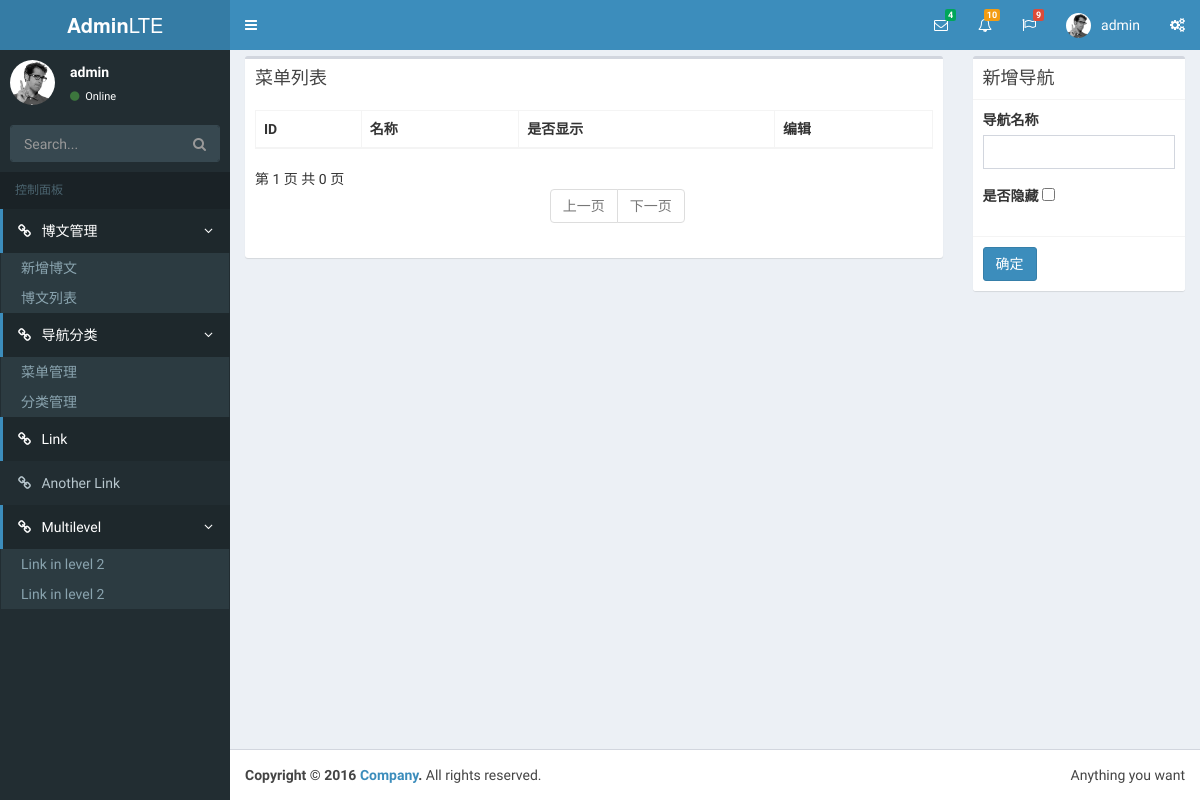
/admin/menu/ (signed in), run on an earlier commit of the app's database.
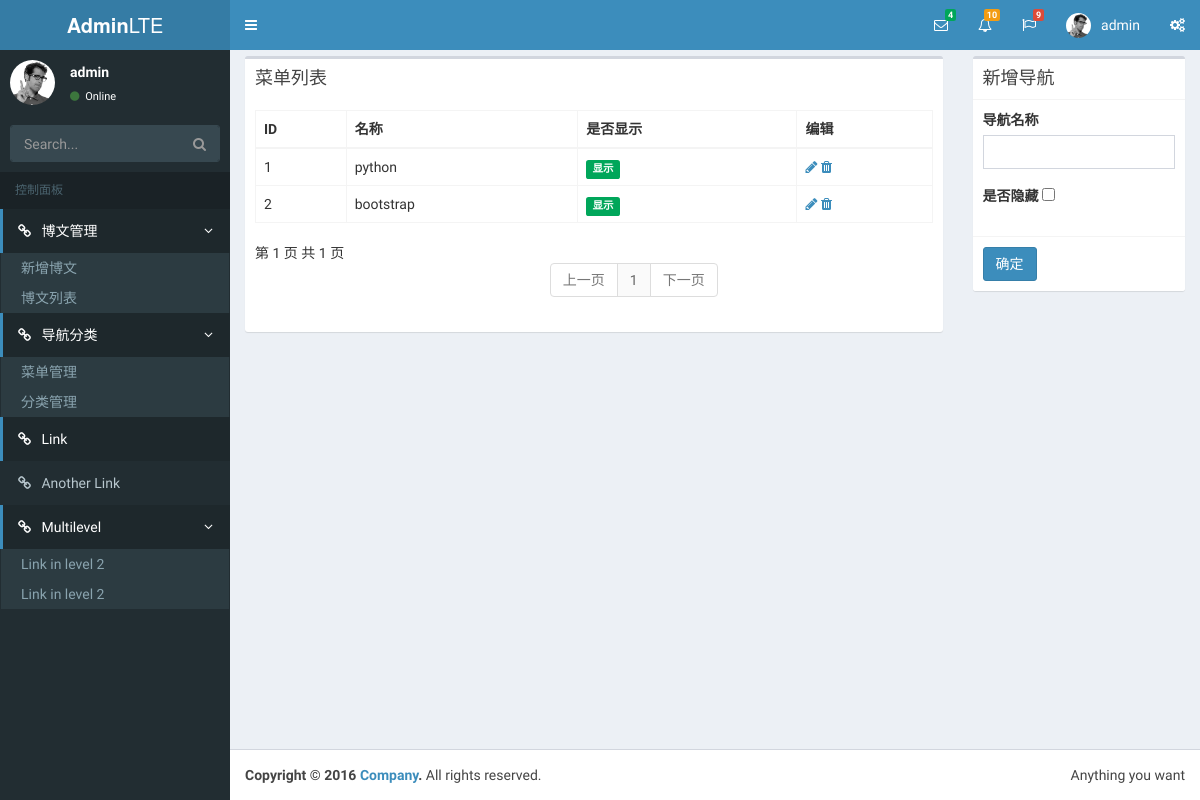
And on a later commit of the database.
### app/models.py (models this page shows, shortened)
class User(db.Model, UserMixin):
    __tablename__ = 'user'
    id = db.Column(db.Integer, primary_key=True)
    posts = db.relationship('Post',backref='author',lazy='dynamic')
    userName = db.Column(db.String(32))
    email = db.Column(db.String(64), unique=True, index=True)
    password_hash = db.Column(db.String(128))
    @property
    def password(self):
        raise AttributeError(u'该属性只读')

class Menus(db.Model):
    __tablename__ = 'menus'
    id = db.Column(db.Integer, primary_key=True)
    menucategory = db.relationship('Category', backref='menus', lazy='dynamic')
    menuName = db.Column(db.String(24), unique=True, index=True, nullable=False)
    orderNo = db.Column(db.Integer)
    visible = db.Column(db.Boolean, default=False)

### app/admin/views.py (the view)
@admin.route('/menu/')
@admin.route('/menu/<int:page>')
@login_required
def menu_list(page=1):
    menulst = Menus.query.order_by(Menus.orderNo).paginate(page, per_page=10)
    addmenuform = AddMenuForm()
    return render_template('admin/menu.html', menulst=menulst,
                           addmenuform=addmenuform)

### app/templates/admin/menu.html (shortened to what this page needs)
{% extends 'admin/admin-base.html' %}
{% import 'admin/_macro.html' as helper %}
{% block content %}
    <div class="row">
        <div class="col-md-9">
            <div class="box">
                <div class="box-header">
                    <h3 class="box-title">菜单列表</h3>
                </div>
                <div class="box-body">
                    <div id="example2_wrapper"
                         class="dataTables_wrapper form-inline dt-bootstrap">
                        <div class="row">
                            <div class="col-sm-6"></div>
                            <div class="col-sm-6"></div>
                        </div>
                        <div class="row">
                            <div class="col-sm-12">
                                <table id="example2"
                                       class="table table-bordered table-hover dataTable"
                                       role="grid"
                                       aria-describedby="example2_info">
                                    <thead>
                                    <tr role="row">
                                        <th class="sorting_asc" tabindex="0"
                                            aria-controls="example2" rowspan="1"
                                            colspan="1" aria-sort="ascending"
                                            aria-label="Rendering engine: activate to sort column descending">
                                            ID
                                        </th>
                                        <th class="sorting" tabindex="0"
                                            aria-controls="example2" rowspan="1"
                                            colspan="1"
                                            aria-label="Browser: activate to sort column ascending">
                                            名称
                                        </th>
                                        <th class="sorting" tabindex="0"
                                            aria-controls="example2" rowspan="1"
                                            colspan="1"
                                            aria-label="Platform(s): activate to sort column ascending">
                                            是否显示
                                        </th>
                                        <th class="sorting" tabindex="0"
                                            aria-controls="example2" rowspan="1"
                                            colspan="1"
                                            aria-label="Engine version: activate to sort column ascending">
                                            编辑
                                        </th>
                                    </tr>
                                    </thead>
                                    <tbody>
                                    {% for menu in menulst.items %}
                                        <tr role="row" class="{{ loop.cycle('odd','even') }}">
                                            <td class="sorting_1">{{ menu.id }}</td>
                                            <td>{{ menu.menuName }}</td>
                                            <td><span
                                                    class="label label-{{ 'warning' if menu.visible else 'success' }}">{{ '隐藏' if menu.visible else '显示' }}</span>
                                            </td>
                                            <td>
                                                <a href="{{ url_for('admin.menu_edit',id=menu.id) }}" title="修改"><i
                                                        class="fa fa-pencil"></i></a>
                                                <a onclick="delMenu('{{ url_for('admin.menu_del',id=menu.id) }}')"><i
                                                        class="fa fa-trash"></i></a>
                                            </td>
                                        </tr>
                                    {% endfor %}
                                    </tbody>
                                </table>
                            </div>
                        </div>
                        {{ helper.render_pagination(menulst,'.menu_list') }}
                    </div>
                </div>
            </div>
        </div>
        <div class="col-md-3">
            <div class="box box-default">
                <div class="box-header with-border">
                    <h3 class="box-title">新增导航</h3>
                </div>
                <form action="{{ url_for('admin.menu_add') }}" method="POST" role="form">
                    <div class="box-body">
                        <div class="form-group">
                            {{ addmenuform.menuname.label() }}
                            {{ addmenuform.menuname(class_="form-control") }}
                        </div>
                        <div class="form-group">
                            {{ addmenuform.visibled.label() }}
                            {{ addmenuform.visibled() }}
                        </div>
                    </div>
                    <div class="box-footer">
                        {{ addmenuform.submit(class_="btn btn-primary") }}
                    </div>
                </form>
            </div>
        </div>
    </div>
{% endblock %}

### app/templates/admin/admin-base.html (shortened to what this page needs)
<!DOCTYPE html>
<html>
<head>
    <link rel="stylesheet"
          href="{{ url_for('static',filename='bootstrap/css/bootstrap.min.css') }}">
    <link rel="stylesheet"
          href="https://cdnjs.cloudflare.com/ajax/libs/font-awesome/4.5.0/css/font-awesome.min.css">
    <link rel="stylesheet"
          href="https://cdnjs.cloudflare.com/ajax/libs/ionicons/2.0.1/css/ionicons.min.css">
    <link rel="stylesheet"
          href="{{ url_for('static',filename="dist/css/AdminLTE.min.css") }}">
    <link rel="stylesheet"
          href="{{ url_for('static',filename="dist/css/skins/skin-blue.min.css") }}">
</head>
<body class="hold-transition skin-blue sidebar-mini">
<div class="wrapper">
    <header class="main-header">
        <a href="index2.html" class="logo">
            <span class="logo-lg"><b>Admin</b>LTE</span>
        </a>
        <nav class="navbar navbar-fixed-top" role="navigation">
            <a href="#" class="sidebar-toggle" data-toggle="offcanvas"
               role="button">
            </a>
            <div class="navbar-custom-menu">
                <ul class="nav navbar-nav">
                    <li class="dropdown messages-menu">
                        <a href="#" class="dropdown-toggle"
                           data-toggle="dropdown">
                            <i class="fa fa-envelope-o"></i>
                            <span class="label label-success">4</span>
                        </a>
                    </li>
                    <li class="dropdown notifications-menu">
                        <a href="#" class="dropdown-toggle"
                           data-toggle="dropdown">
                            <i class="fa fa-bell-o"></i>
                            <span class="label label-warning">10</span>
                        </a>
                    </li>
                    <li class="dropdown tasks-menu">
                        <a href="#" class="dropdown-toggle"
                           data-toggle="dropdown">
                            <i class="fa fa-flag-o"></i>
                            <span class="label label-danger">9</span>
                        </a>
                    </li>
                    {% if current_user.is_authenticated %}
                        <li class="dropdown user user-menu">
                            <a href="#" class="dropdown-toggle"
                               data-toggle="dropdown">
                                <img src="{{ url_for('static',filename="dist/img/user2-160x160.jpg") }}"
                                     class="user-image" alt="User Image">
                                <span class="hidden-xs">{{ current_user.userName }}</span>
                            </a>
                        </li>
                    {% endif %}
                    <li>
                        <a href="#" data-toggle="control-sidebar"><i
                                class="fa fa-gears"></i></a>
                    </li>
                </ul>
            </div>
        </nav>
    </header>
    <aside class="main-sidebar">
        <section class="sidebar">
            <div class="user-panel">
                <div class="pull-left image">
                    <img src="{{ url_for('static',filename="dist/img/user2-160x160.jpg") }}"
                         class="img-circle" alt="User Image">
                </div>
                {% if current_user.is_authenticated %}
                    <div class="pull-left info">
                    <p>{{ current_user.userName }}</p>
                    <a href="#"><i class="fa fa-circle text-success"></i> Online</a>
                </div>
                {% endif %}
            </div>
            <form action="#" method="get" class="sidebar-form">
                <div class="input-group">
                    <input type="text" name="q" class="form-control"
                           placeholder="Search...">
                    <span class="input-group-btn">
                <button type="submit" name="search" id="search-btn"
                        class="btn btn-flat"><i class="fa fa-search"></i>
                </button>
              </span>
                </div>
            </form>
            <ul class="sidebar-menu">
                <li class="header">控制面板</li>
                <li class="treeview active">
                    <a href="#"><i class="fa fa-link"></i>
                        <span>博文管理</span>
                        <span class="pull-right-container">
              <i class="fa fa-angle-left pull-right"></i>
            </span>
                    </a>
                    <ul class="treeview-menu">
                        <li><a href="{{ url_for('admin.post_add') }}">新增博文</a>
                        </li>
                        <li><a href="{{ url_for('admin.post_list') }}">博文列表</a>
                        </li>
                    </ul>
                </li>
                <li class="treeview active">
                    <a href="#"><i class="fa fa-link"></i>
                        <span>导航分类</span>
                        <span class="pull-right-container">
              <i class="fa fa-angle-left pull-right"></i>
            </span>
                    </a>
                    <ul class="treeview-menu">
                        <li><a href="{{ url_for('admin.menu_list') }}">菜单管理</a></li>
                        <li>
                            <a href="{{ url_for('admin.category_list') }}">分类管理</a>
                        </li>
                    </ul>
                </li>
                <li class="active"><a href="#"><i class="fa fa-link"></i> <span>Link</span></a>
                </li>
                <li><a href="#"><i class="fa fa-link"></i>
                    <span>Another Link</span></a></li>
                <li class="treeview active">
                    <a href="#"><i class="fa fa-link"></i>
                        <span>Multilevel</span>
                        <span class="pull-right-container">
              <i class="fa fa-angle-left pull-right"></i>
            </span>
                    </a>
                    <ul class="treeview-menu">
                        <li><a href="#">Link in level 2</a></li>
                        <li><a href="#">Link in level 2</a></li>
                    </ul>
                </li>
            </ul>
        </section>
    </aside>
    <div class="content-wrapper">
        <section class="content-header">
            <h1>
                <small>Optional description</small>
            </h1>
            <ol class="breadcrumb">
                <li><a href="#"> Level</a></li>
                <li class="active">Here</li>
            </ol>
        </section>
        <section class="content">
            {% block content %}
            {% endblock %}
        </section>
    </div>
    <footer class="main-footer">
        <div class="pull-right hidden-xs">
            Anything you want
        </div>
        <strong>Copyright &copy; 2016 <a href="#">Company</a>.</strong> All
        rights reserved.
    </footer>
</div>
</body>
</html>

### app/templates/admin/_macro.html
{% macro render_pagination(pagination,endpoint) %}
    <div class="row">
        <div class="col-sm-5">
            <div class="dataTables_info" id="example2_info"
                 role="status" aria-live="polite">第 {{ pagination.page }} 页
                共 {{ pagination.pages }} 页
            </div>
        </div>
        <div class="col-sm-7">
            <div class="dataTables_paginate paging_simple_numbers"
                 id="example2_paginate">
                <ul class="pagination">
                    {% if pagination.has_prev %}
                        <li class="paginate_button previous"
                            id="example2_previous"><a href="{{ url_for(endpoint,page=pagination.prev_num) }}"
                                                      aria-controls="example2"
                                                      data-dt-idx="0"
                                                      tabindex="0">上一页</a>
                        </li>
                    {% else %}
                        <li class="paginate_button previous disabled"
                            id="example2_previous"><a href="#"
                                                      aria-controls="example2"
                                                      data-dt-idx="0"
                                                      tabindex="0">上一页</a>
                        </li>
                    {% endif %}
                    {% for page in pagination.iter_pages() %}
                        <li class="paginate_button {{ 'acitve' if pagination.page == page }}"><a
                                href="{{ url_for(endpoint,page=page) }}"
                                aria-controls="example2"
                                data-dt-idx="1"
                                tabindex="0">{{ page }}</a>
                        </li>
                    {% endfor %}
                    {% if pagination.has_next %}
                        <li class="paginate_button next"
                            id="example2_next"><a href="{{ url_for(endpoint,page=pagination.next_num) }}"
                                                  aria-controls="example2"
                                                  data-dt-idx="7"
                                                  tabindex="0">下一页</a>
                        </li>
                    {% else %}
                        <li class="paginate_button next disabled"
                            id="example2_next"><a href="#"
                                                  aria-controls="example2"
                                                  data-dt-idx="7"
                                                  tabindex="0">下一页</a>
                        </li>
                    {% endif %}
                </ul>
            </div>
        </div>
    </div>
{% endmacro %}

What changed in the data, as far as the page shows it:
added Menus: id "1", menuName "python", visible "显示"
added Menus: id "2", menuName "bootstrap", visible "显示"
Also different on the page:
{{ pagination.pages }}: "0" → "1"
new list line: "1"
